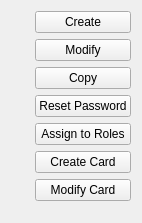
                 <widget class="QWidget" name="page_33">
                  <property name="geometry">
                   <rect>
                    <x>-90</x>
                    <y>0</y>
                    <width>142</width>
                    <height>223</height>
                   </rect>
                  </property>
                  <attribute name="label">
                   <string>Users</string>
                  </attribute>
                  <layout class="QGridLayout" name="gridLayout_33">
                   <item row="1" column="1">
                    <spacer name="verticalSpacer_22">
                     <property name="orientation">
                      <enum>Qt::Vertical</enum>
                     </property>
                     <property name="sizeHint" stdset="0">
                      <size>
                       <width>20</width>
                       <height>116</height>
                      </size>
                     </property>
                    </spacer>
                   </item>
                   <item row="0" column="1">
                    <layout class="QVBoxLayout" name="verticalLayout_11">
                     <item>
                      <widget class="QPushButton" name="QAct_Create_User">
                       <property name="text">
                        <string>Create</string>
                       </property>
                      </widget>
                     </item>
                     <item>
                      <widget class="QPushButton" name="QAct_Modify_User">
                       <property name="text">
                        <string>Modify</string>
                       </property>
                      </widget>
                     </item>
                     <item>
                      <widget class="QPushButton" name="QAct_Copy_User">
                       <property name="text">
                        <string>Copy</string>
                       </property>
                      </widget>
                     </item>
                     <item>
                      <widget class="QPushButton" name="QAct_Reset_User_Password">
                       <property name="text">
                        <string>Reset Password</string>
                       </property>
                      </widget>
                     </item>
                     <item>
                      <widget class="QPushButton" name="QAct_Assign_User_to_Roles">
                       <property name="text">
                        <string>Assign to Roles</string>
                       </property>
                      </widget>
                     </item>
                     <item>
                      <widget class="QPushButton" name="QAct_Create_User_Card">
                       <property name="text">
                        <string>Create Card</string>
                       </property>
                      </widget>
                     </item>
                     <item>
                      <widget class="QPushButton" name="QAct_Modify_User_Card">
                       <property name="text">
                        <string>Modify Card</string>
                       </property>
                      </widget>
                     </item>
                    </layout>
                   </item>
                   <item row="0" column="0">
                    <layout class="QGridLayout" name="gridLayout_51">
                     <item row="0" column="0">
                      <spacer name="horizontalSpacer_21">
                       <property name="orientation">
                        <enum>Qt::Horizontal</enum>
                       </property>
                       <property name="sizeHint" stdset="0">
                        <size>
                         <width>40</width>
                         <height>20</height>
                        </size>
                       </property>
                      </spacer>
                     </item>
                    </layout>
                   </item>
                  </layout>
                 </widget>
